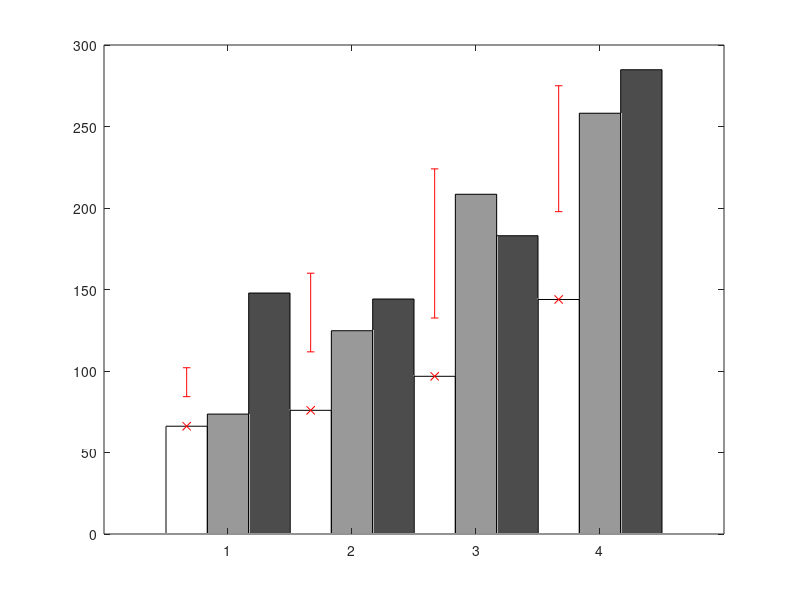

This figure's MATLAB source: (Note: this script raises an error after producing the figure.)
clear all;
close all;
clc
load('data.mat');
task = {'unconst', 'phantom','invivo'};

for i=1:3
    
    %for RMSE
    data_pick = [task{1,i} '_RMSE'];
    data = eval(data_pick);
    
    data_avg = mean(data);
    data_max = max(data,[],1);
    data_min = min(data,[],1);
    
    RMSE_AVG(i,:) = data_avg;
    RMSE_MAX(i,:) = data_max;
    RMSE_MIN(i,:) = data_min;
    RMSE_STD(i,:) = std(data,0,1);
    
    
    %for MAX
    data_pick = [task{1,i} '_MAX'];
    data = eval(data_pick);
    
    data_avg = mean(data,1);
    data_max = max(data,[],1);
    data_min = min(data,[],1);
    
    MAX_AVG(i,:) = data_avg;
    MAX_MAX(i,:) = data_max;
    MAX_MIN(i,:) = data_min;
    MAX_STD(i,:) = std(data,0,1);
    
end
%%
figure;
barData = RMSE_AVG';
err_max = (RMSE_MAX - RMSE_AVG)';
err_min = (RMSE_MIN - RMSE_AVG)';

h = bar(barData,1);
set(h(1),'FaceColor',1*ones(1,3));
set(h(2),'FaceColor',0.6*ones(1,3));
set(h(3),'FaceColor',0.3*ones(1,3));

hold on;

for i=1:3
    x = get(get(h(i),'children'),'xdata');
    xPos = (x(1,:)+x(3,:))/2;
    errorbar(xPos', barData(:,i),err_min (:,i),err_max(:,i),'xr', 'LineWidth',2,'Color' , 'k');
end
hold off;


set(gca, 'FontSize',15);
set(get(gca,'XLabel'),'FontSize',15);  set(get(gca,'YLabel'),'FontSize',15);
set(gca,'XTickLabel',{'X', 'Y', 'Z', '3D'})
ylabel('Error (\mum)');
set(gcf, 'Color', 'w');
legend('Unconst.','Phantom','In-vivo','Location','NorthWest');
set(gca,'YGrid','on');

%%
%with std
figure;
barData = RMSE_AVG';
err_max = (RMSE_STD - RMSE_AVG)';

h = bar(barData,1);
set(h(1),'FaceColor',1*ones(1,3));
set(h(2),'FaceColor',0.6*ones(1,3));
set(h(3),'FaceColor',0.3*ones(1,3));

hold on;

for i=1:3
    x = get(get(h(i),'children'),'xdata');
    xPos = (x(1,:)+x(3,:))/2;
    errorbar(xPos', barData(:,i),err_max(:,i),'xr', 'LineWidth',2,'Color' , 'k');
end
hold off;


set(gca, 'FontSize',15);
set(get(gca,'XLabel'),'FontSize',15);  set(get(gca,'YLabel'),'FontSize',15);
set(gca,'XTickLabel',{'X', 'Y', 'Z', '3D'})
ylabel('Error (\mum)');
set(gcf, 'Color', 'w');
legend('Unconst.','Phantom','In-vivo','Location','NorthWest');
set(gca,'YGrid','on');


%%
figure;
barData = MAX_AVG';
err_max = (MAX_MAX - MAX_AVG)';
err_min = (MAX_MIN - MAX_AVG)';

h = bar(barData,1);
set(h(1),'FaceColor',1*ones(1,3));
set(h(2),'FaceColor',0.6*ones(1,3));
set(h(3),'FaceColor',0.3*ones(1,3));

hold on;

for i=1:3
    x = get(get(h(i),'children'),'xdata');
    xPos = (x(1,:)+x(3,:))/2;
    errorbar(xPos', barData(:,i),err_min (:,i),err_max(:,i),'xr', 'LineWidth',2,'Color' , 'k');
end
hold off;


set(gca, 'FontSize',15);
set(get(gca,'XLabel'),'FontSize',15);  set(get(gca,'YLabel'),'FontSize',15);
set(gca,'XTickLabel',{'X', 'Y', 'Z', '3D'})
ylabel('Error (\mum)');
set(gcf, 'Color', 'w');
legend('Unconst.','Phantom','In-vivo','Location','NorthWest');
set(gca,'YGrid','on');

%%
%with std
figure;
barData = MAX_AVG';
err_max = (MAX_STD - MAX_AVG)';

h = bar(barData,1);
set(h(1),'FaceColor',1*ones(1,3));
set(h(2),'FaceColor',0.6*ones(1,3));
set(h(3),'FaceColor',0.3*ones(1,3));

hold on;

for i=1:3
    x = get(get(h(i),'children'),'xdata');
    xPos = (x(1,:)+x(3,:))/2;
    errorbar(xPos', barData(:,i),err_max(:,i),'xr', 'LineWidth',2,'Color' , 'k');
end
hold off;


set(gca, 'FontSize',15);
set(get(gca,'XLabel'),'FontSize',15);  set(get(gca,'YLabel'),'FontSize',15);
set(gca,'XTickLabel',{'X', 'Y', 'Z', '3D'})
ylabel('Error (\mum)');
set(gcf, 'Color', 'w');
legend('Unconst.','Phantom','In-vivo','Location','NorthWest');
set(gca,'YGrid','on');